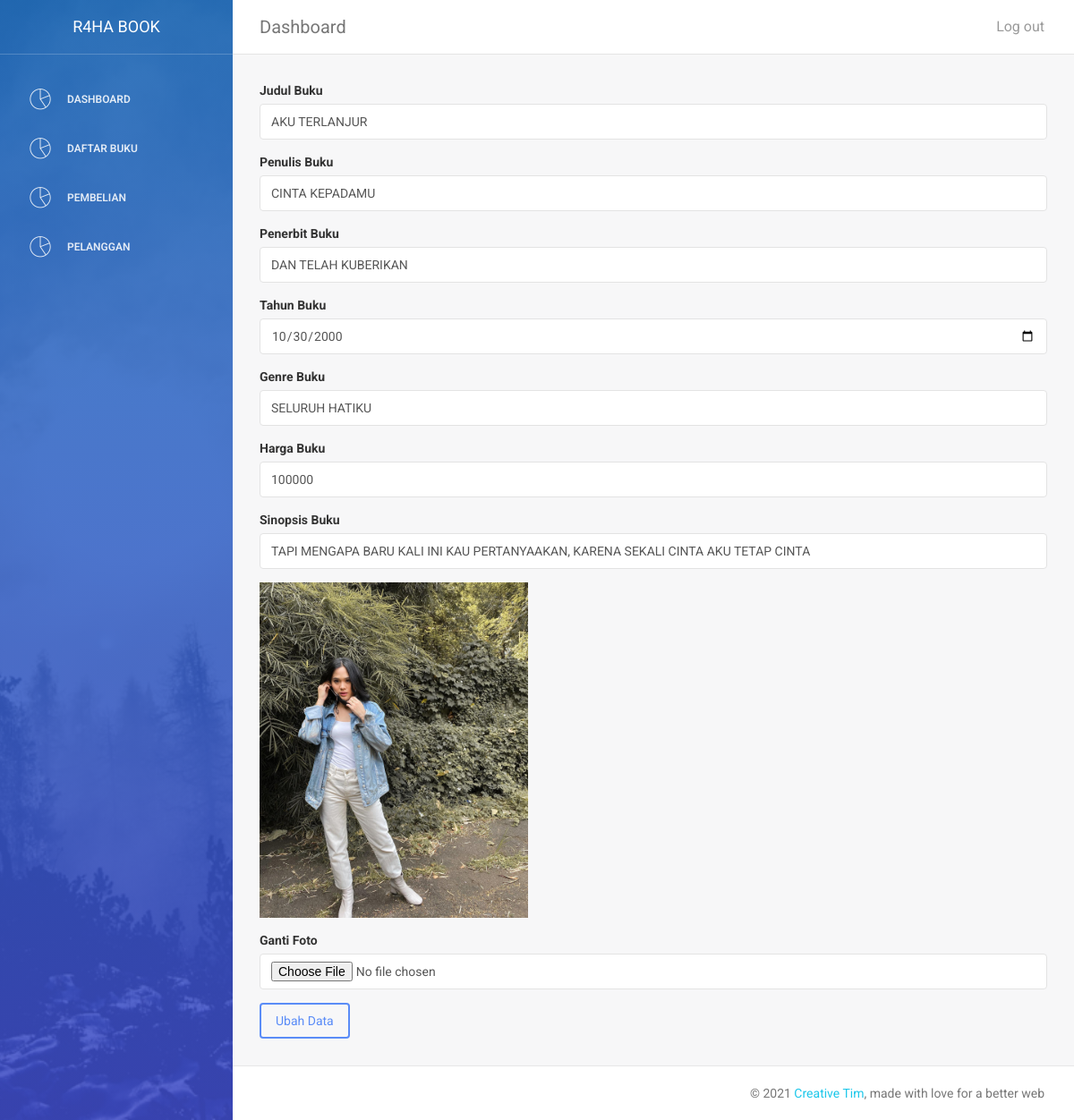
Page /admin/index.php?halaman=ubahbuku&id=5 (signed in) on the committed database.
### tables this page shows
CREATE TABLE `buku` (
  `id_buku` int(11) NOT NULL,
  `judul_buku` varchar(100) DEFAULT NULL,
  `penulis_buku` varchar(100) DEFAULT NULL,
  `penerbit_buku` varchar(100) DEFAULT NULL,
  `tahun` date DEFAULT NULL,
  `genre` varchar(100) DEFAULT NULL,
  `foto_buku` varchar(100) NOT NULL,
  `harga_buku` int(11) NOT NULL,
  `sinopsis_buku` text NOT NULL
);

### admin/ubah_buku.php (the view, shortened to what this page needs)
<?php
    $data = $koneksi->query("SELECT * FROM buku WHERE id_buku='$_GET[id]'");
    $pecah = $data->fetch_assoc();
?>
<form method="POST" enctype="multipart/form-data">
    <div class="form-group">
        <label>Judul Buku</label>
        <input type="text" name="judul" class="form-control" value="<?php echo $pecah['judul_buku']; ?>">
    </div>
    <div class="form-group">
        <label>Penulis Buku</label>
        <input type="text" name="penulis" class="form-control" value="<?php echo $pecah['penulis_buku']; ?>">
    </div>
    <div class="form-group">
        <label>Penerbit Buku</label>
        <input type="text" name="penerbit" class="form-control" value="<?php echo $pecah['penerbit_buku']; ?>">
    </div>
    <div class="form-group">
        <label>Tahun Buku</label>
        <input type="date" name="tahun" class="form-control" value="<?php echo $pecah['tahun']; ?>">
    </div>
    <div class="form-group">
        <label>Genre Buku</label>
        <input type="text" name="genre" class="form-control" value="<?php echo $pecah['genre']; ?>">
    </div>
    <div class="form-group">
        <label>Harga Buku</label>
        <input type="number" name="harga" class="form-control" value="<?php echo $pecah['harga_buku']; ?>">
    </div>
    <div class="form-group">
        <label>Sinopsis Buku</label>
        <input type="text" name="sinopsis" class="form-control" value="<?php echo $pecah['sinopsis_buku']; ?>">
    </div>
    <div class="form-group">
        <img src="foto_buku/<?php echo $pecah['foto_buku'];?>" width="300px">
    </div>
    <div class="form-group">
        <label>Ganti Foto</label>
        <input type="file" name="foto" class="form-control">
    </div>
    <button class="btn btn-primary" name="save">Ubah Data</button>
</form>

### rows in the picture
buku: judul "AKU TERLANJUR", penulis "CINTA KEPADAMU", penerbit "DAN TELAH KUBERIKAN", tahun "10/30/2000", genre "SELURUH HATIKU", harga "100000", sinopsis "TAPI MENGAPA BARU KALI INI KAU PERTANYAAKAN, KARENA SEKALI CINTA AKU TETAP CINTA", foto_buku (picture)
